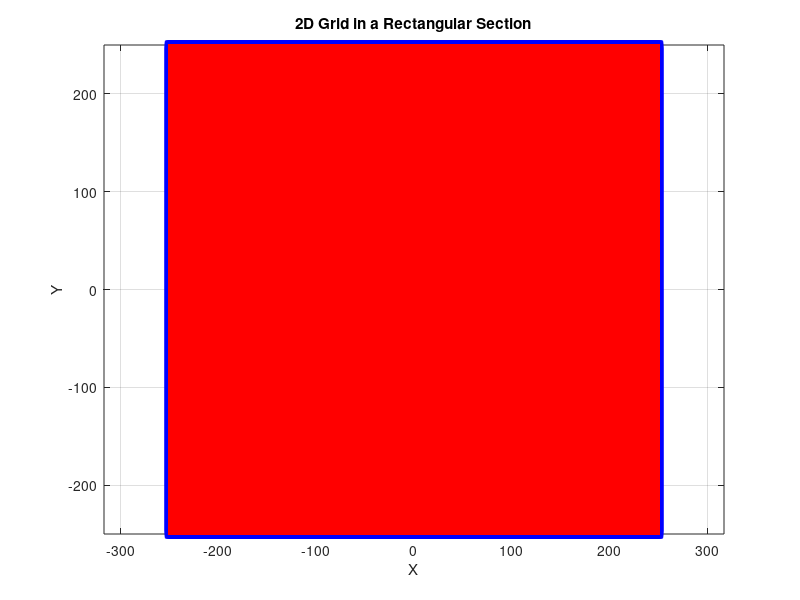

Here is the MATLAB script that generated this plot: (Note: this script raises an error after producing the figure.)
clear global
clc

% Material Properties
fck = 30; % Grade of concrete in N/mm^2
fy = 500; % Grade of steel in N/mm^2
Es = 2*10^5; % Modulus of elasticity of Steel

% Limiting strain
e_cp = 0.0035;
e_st = 0.002+(0.87*fy/Es);

% Column Dimensions	
b = 500; % Width of the column in mm
D = 500; % Depth of the column in mm
dd = 50; % Effective cover depth
n = 4; % number of layers of rebars	
dia = 20; % bar diameter in mm

% Basic Calculations
d = D-dd;

% Steel area and position
Ast = pi*dia*dia/4;
Sx = (b-2*dd)/(n-1);
Sy = (D-2*dd)/(n-1);
st_x_pos = [-D/2+dd, -D/2+dd+Sx, -D/2+dd+2*Sx, -D/2+dd+3*Sx, -D/2+dd, -D/2+dd+3*Sx, -D/2+dd, -D/2+dd+3*Sx, -D/2+dd, -D/2+dd+Sx, -D/2+dd+2*Sx, -D/2+dd+3*Sx];
st_y_pos = [-D/2+dd, -D/2+dd, -D/2+dd, -D/2+dd, -D/2+dd+Sy, -D/2+dd+Sy, -D/2+dd+2*Sy, -D/2+dd+2*Sy, -D/2+dd+3*Sy, -D/2+dd+3*Sy, -D/2+dd+3*Sy, -D/2+dd+3*Sy];

c = 1; % dimension of one grid block

% Create the grid points
x = linspace(-b/2, b/2, b/c+1);
y = linspace(-D/2, D/2, D/c+1);
[X, Y] = meshgrid(x, y);    
% % Visualize the grid
figure;
plot(X, Y, 'bs');  % Plot grid points as blue circles
hold on;
plot(X', Y', 'r.');  % Plot transposed grid to connect the points
xlabel('X');
ylabel('Y');
title('2D Grid in a Rectangular Section');
axis equal;
grid on;
% 
% % Define the rotation angle (in degrees)
% theta = 20;
% theta_rad = deg2rad(theta);
% 
% % Rotation matrix
% R = [cos(theta_rad) -sin(theta_rad); 
%      sin(theta_rad) cos(theta_rad)];
% 
% % Apply rotation
% XY_rotated = R * [X(:)'; Y(:)'];
% 
% % Reshape rotated coordinates back into grid format
% X_rot = reshape(XY_rotated(1,:), size(X));
% Y_rot = reshape(XY_rotated(2,:), size(Y));
% 
% % Visualize the rotated grid
% figure;
% plot(X_rot, Y_rot, 'bs');  % Plot grid points as blue circles
% hold on;
% plot(X_rot', Y_rot', 'r.');  % Connect points to form the grid
% 
% axis equal;
% xlabel('X');
% ylabel('Y');
% title('Rotated Rectangular Section with 2D Grid');
% grid on;


x_pos = -b/2:c:b/2;
y_pos = -D/2:c:D/2;

y_bal = d*e_cp/(e_cp+e_st);
arr = zeros((4*D/c)+1,2); % Array to store P,M (in kN, kN-m)
count = 1;

% Varying depth of neutral axis
for yu = -D:c:3*D
    P = 0;
    M = 0;
    % Strain calculation
    if yu > y_bal
        strain = -(y_pos-(yu-D/2))*(e_cp/yu);
        strain_steel = -(st_y_pos-(yu-D/2))*(e_cp/yu);
    elseif yu <= y_bal
        strain = -(y_pos-(yu-D/2))*e_st/(d-yu);
        strain_steel = -(st_y_pos-(yu-D/2))*e_st/(d-yu);
    end

    % Stress calculation
    stress = strain;
    for i = 1:length(strain)
        stress(i) = fc(strain(i), fck);
    end
    stress_steel = strain_steel;
    for i = 1:length(strain_steel)
        stress_steel(i) = fs(strain_steel(i), fy);
    end
    
    % Concrete stress resultants
    for i = 1:(b/c)+1
        for j = 1:(D/c)+1
            P = P+stress(j)*(c*c);
            M = M+stress(j)*(c*c)*(-y_pos(j));
        end
    end

    % Steel stress resultants
    for i = 1:length(stress_steel)
        P = P+stress_steel(i)*(pi*dia*dia/4);
        M = M+stress_steel(i)*(pi*dia*dia/4)*(-st_y_pos(i));
    end
    % if count > 1 && arr(count-1,2) == 0 && M/1e6 == 0
    %     if P < 0
    %         continue;
    %     elseif P > 0
    %         break;
    %     end
    % end
    arr(count,1) = P/1e3;
    arr(count,2) = M/1e6;
    count = count + 1;
end

% Plot P-M interaction diagram
PM_diagram(arr);







% Material constitutive relations
% Stress-strain relationship for concrete
function f = fc(e,fck)
    if e > 0 && e <= 0.002
        f = 0.45*fck*(2*(e/0.002) - (e/0.002)^2);
    elseif e > 0.002 && e <= 0.0035
        f = 0.45*fck;
    else 
        f = 0;
    end
end

% Stress-strain relationship for steel
function f = fs(e,fy)
    Es = 2*10^5;
    if e >= 0 && e <= 0.87*fy/Es
        f = Es*e;
    elseif e > 0.87*fy/Es
        f = 0.87*fy;
    elseif e < 0 && e >= -0.87*fy/Es
        f = Es*e;
    elseif e < -0.87*fy/Es
        f = -0.87*fy;
    else 
        f = 0;
    end
end

% Plotting PM_interaction_diagram
function PM_diagram(arr)
    figure;
    plot(arr(:,2), arr(:,1), 'o-', 'LineWidth', 2);
    xlabel('M (kNm)');
    ylabel('P (kN)');
    title('P-M Interaction Diagram for Rectangular Column');
    grid on;
    legend('Interaction Points', 'Location', 'Best');
end